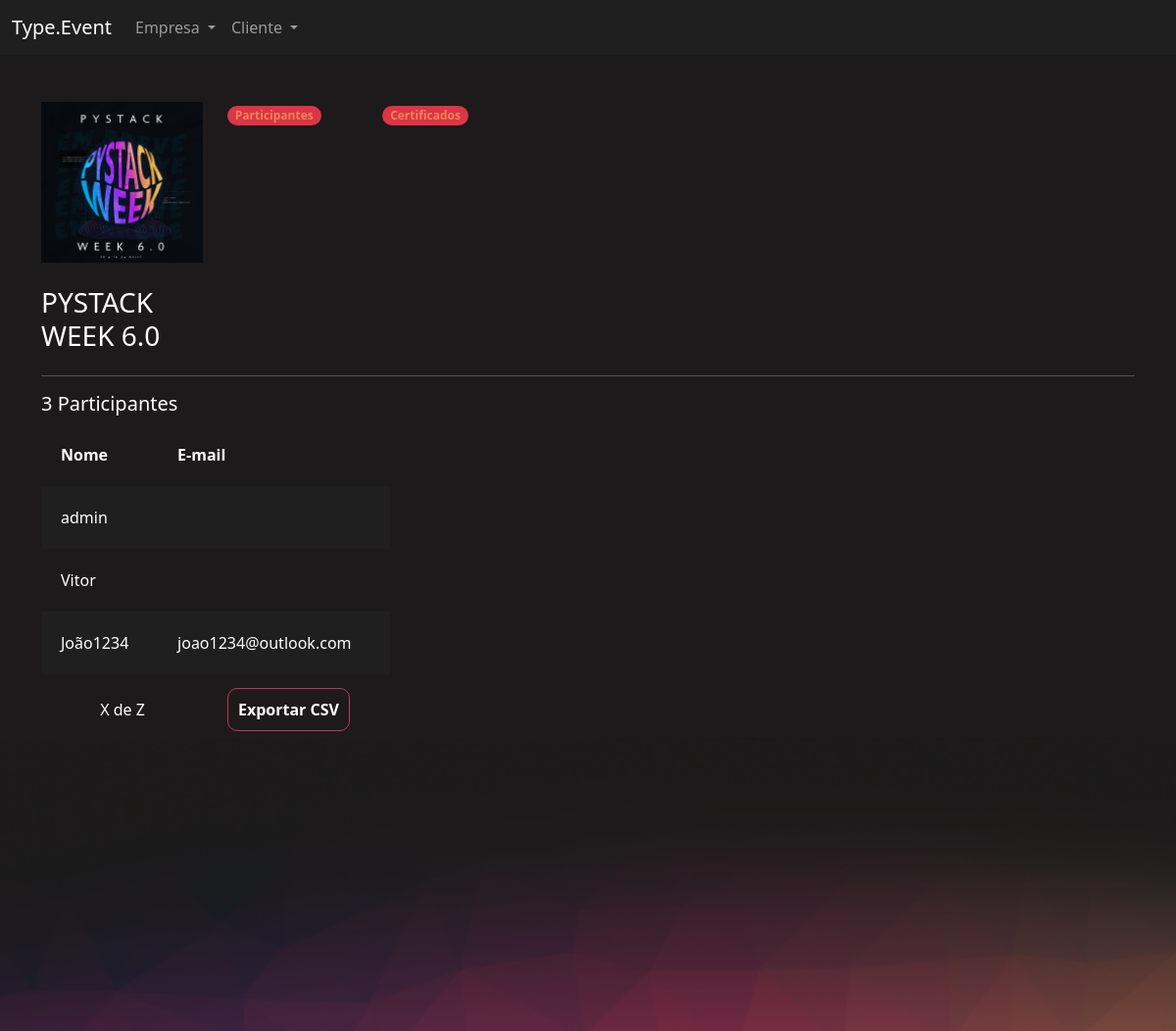
The page /eventos/participantes_evento/3/ (signed in) on the database its author committed.
### eventos/models.py (models this page shows, shortened)
class Evento(models.Model):
    criador = models.ForeignKey(User, on_delete=models.DO_NOTHING)
    nome = models.CharField(max_length=200)
    descricao = models.TextField()
    data_inicio = models.DateField()
    data_termino = models.DateField()
    carga_horaria = models.IntegerField()
    logo = models.FileField(upload_to="logos")
    participantes = models.ManyToManyField(User, related_name="evento_participante", null=True, blank=True)
    cor_principal = models.CharField(max_length=7)
    cor_secundaria = models.CharField(max_length=7)
    cor_fundo = models.CharField(max_length=7)

### eventos/views.py (the view)
# urls.py: path('participantes_evento/<int:id>/', views.participantes_evento, name="participantes_evento"),
def participantes_evento(request, id):
    evento = get_object_or_404(Evento, id=id)
    if not evento.criador == request.user:
        raise Http404("Esse evento não é seu")
    if request.method == "GET":
        participantes = evento.participantes.all()
        return render(request, 'participantes_evento.html', {'evento': evento, 'participantes': participantes})

### eventos/templates/participantes_evento.html (shortened to what this page needs)
{% extends "bases/base_evento.html" %}
{% load static %}
{% block 'importacoes' %}
    <link href="{% static 'evento/css/gerenciar_evento.css' %}" rel="stylesheet">
{% endblock %}
{% block 'conteudo' %}
    <div class="container">
        <br>
        <br>
        <div class="row">
            <div class="col-md-2">
                <img width="100%" src="/media/{{evento.logo}}">
                <br>
                <br>
                <h3>{{evento.nome}}</h3>
            </div>
            <div class="col-md">
                <div class="row">
                    <div class="col-md-2">
                        <span class="badge rounded-pill text-bg-danger"><a class="link" href="{% url 'participantes_evento' evento.id %}">Participantes</a></span>
                    </div>
                    <div class="col-md-2">
                        <span class="badge rounded-pill text-bg-danger"><a class="link" href="{% url 'certificados_evento' evento.id %}">Certificados</a></span>
                    </div>
                </div>
            </div>
        </div>
        <hr>
        <div class="row">
            <h5>{{evento.participantes.all.count}} Participantes</h5>
            <div class="col-md-4">
                <table>
                    <tr>
                        <th>Nome</th>
                        <th>E-mail</th>
                    </tr>
                    {% for participante in participantes %}
                        <tr class="{% cycle 'linha' 'linha2' %}">
                            <td>{{participante.username}}</td>
                            <td>{{participante.email}}</td>
                        </tr>
                    {% endfor %}
                </table>
                <br>
                <div class="row">
                    <div class="col-md text-center">
                        <p>X de Z</p>
                    </div>
                    <div class="col-md ">
                        <a href="{% url 'gerar_csv' evento.id %}" class="btn-principal" style="text-decoration: none;">Exportar CSV</a>
                    </div>
                </div>
            </div>
        </div>
    </div>
{% endblock %}

### templates/static/geral/css/base.css (style rules this page uses)
body { color: white !important; }
:root { --main-color: #201F1F; --dark-color: #1C1A1A; --contrast-color: #BE375F; --differential-color: #ED8554; }

### templates/static/evento/css/gerenciar_evento.css (style rules this page uses)
table { width: 100%; padding: 20px; }
.linha { height: 40px; background-color: var(--main-color); padding: 20px; }
td, th { padding: 20px; }

### templates/static/evento/css/evento.css (style rules this page uses)
body { background-color: #1C1A1A; }

### templates/static/usuarios/css/usuarios.css (style rules this page uses)
.link { color: var(--differential-color); text-decoration: none; }
.btn-principal { background-color: transparent; border: 1px solid var(--contrast-color); color: white; padding: 10px; border-radius: 10px; font-weight: bold; }

### rows shown on the page
Evento: logo (picture), nome "PYSTACK WEEK 6.0", participantes.all.count "3"

### other values the page prints
{{ participante.username }} "admin"
{{ participante.username }} "Vitor"
{{ participante.username }} "João1234"
{{ participante.email }} "joao1234@outlook.com"
